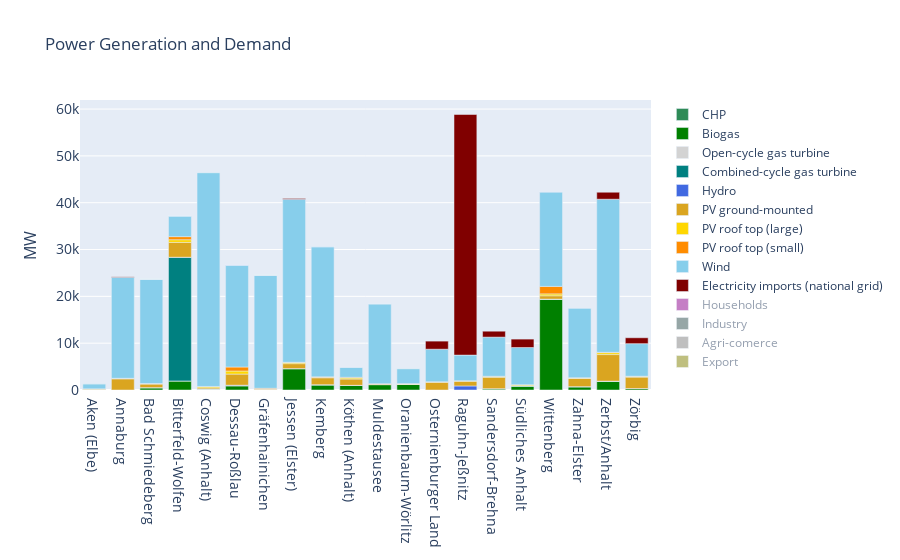

The code cell stored with this chart in its notebook:
### Code cell
supply = results_scns[scenario]['flows_txaxt']['Stromerzeugung'].sum(level=1)
demand = results_scns[scenario]['flows_txaxt']['Stromnachfrage'].sum(level=1)
plot_balance_bar(regions_scns[scenario], supply , demand)

### Figure 1 — Plotly figure (JSON) as saved in the notebook; plotly's stock layout.template omitted (floating-point values rounded to 4 significant figures)
{"data": [{"marker": {"color": "seagreen"}, "name": "CHP", "type": "bar", "x": ["Dessau-Roßlau", "Aken (Elbe)", "Bitterfeld-Wolfen", "Köthen (Anhalt)", "Muldestausee", "Osternienburger Land", "Raguhn-Jeßnitz", "Sandersdorf-Brehna", "Südliches Anhalt", "Zerbst/Anhalt", "Zörbig", "Annaburg", "Bad Schmiedeberg", "Coswig (Anhalt)", "Gräfenhainichen", "Jessen (Elster)", "Kemberg", "Oranienbaum-Wörlitz", "Wittenberg", "Zahna-Elster"], "y": [0, 0, 0, 0, 0, 0, 0, 0, 0, 0, 0, 0, 0, 0, 0, 0, 0, 0, 0, 0]}, {"marker": {"color": "green"}, "name": "Biogas", "type": "bar", "x": ["Dessau-Roßlau", "Aken (Elbe)", "Bitterfeld-Wolfen", "Köthen (Anhalt)", "Muldestausee", "Osternienburger Land", "Raguhn-Jeßnitz", "Sandersdorf-Brehna", "Südliches Anhalt", "Zerbst/Anhalt", "Zörbig", "Annaburg", "Bad Schmiedeberg", "Coswig (Anhalt)", "Gräfenhainichen", "Jessen (Elster)", "Kemberg", "Oranienbaum-Wörlitz", "Wittenberg", "Zahna-Elster"], "y": [927.4, 0, 1934.0, 998.7, 1165.0, 0, 0, 279.8, 890.7, 1903.0, 310.1, 0, 501.9, 203.8, 0, 4571.0, 1124.0, 1199.0, 19410.0, 713.4]}, {"marker": {"color": "lightgrey"}, "name": "Open-cycle gas turbine", "type": "bar", "x": ["Dessau-Roßlau", "Aken (Elbe)", "Bitterfeld-Wolfen", "Köthen (Anhalt)", "Muldestausee", "Osternienburger Land", "Raguhn-Jeßnitz", "Sandersdorf-Brehna", "Südliches Anhalt", "Zerbst/Anhalt", "Zörbig", "Annaburg", "Bad Schmiedeberg", "Coswig (Anhalt)", "Gräfenhainichen", "Jessen (Elster)", "Kemberg", "Oranienbaum-Wörlitz", "Wittenberg", "Zahna-Elster"], "y": [0, 0, 0, 0, 0, 0, 0, 0, 0, 0, 0, 0, 0, 0, 0, 0, 0, 0, 0, 0]}, {"marker": {"color": "teal"}, "name": "Combined-cycle gas turbine", "type": "bar", "x": ["Dessau-Roßlau", "Aken (Elbe)", "Bitterfeld-Wolfen", "Köthen (Anhalt)", "Muldestausee", "Osternienburger Land", "Raguhn-Jeßnitz", "Sandersdorf-Brehna", "Südliches Anhalt", "Zerbst/Anhalt", "Zörbig", "Annaburg", "Bad Schmiedeberg", "Coswig (Anhalt)", "Gräfenhainichen", "Jessen (Elster)", "Kemberg", "Oranienbaum-Wörlitz", "Wittenberg", "Zahna-Elster"], "y": [0, 0, 26430.0, 0, 0, 0, 0, 0, 0, 0, 0, 0, 0, 0, 0, 0, 0, 0, 0, 0]}, {"marker": {"color": "royalblue"}, "name": "Hydro", "type": "bar", "x": ["Dessau-Roßlau", "Aken (Elbe)", "Bitterfeld-Wolfen", "Köthen (Anhalt)", "Muldestausee", "Osternienburger Land", "Raguhn-Jeßnitz", "Sandersdorf-Brehna", "Südliches Anhalt", "Zerbst/Anhalt", "Zörbig", "Annaburg", "Bad Schmiedeberg", "Coswig (Anhalt)", "Gräfenhainichen", "Jessen (Elster)", "Kemberg", "Oranienbaum-Wörlitz", "Wittenberg", "Zahna-Elster"], "y": [97.67, 0, 0, 0, 0, 0, 862.8, 0, 0, 0, 0, 0, 0, 1.123, 0, 0, 3.093, 0, 2.442, 0]}, {"marker": {"color": "goldenrod"}, "name": "PV ground-mounted", "type": "bar", "x": ["Dessau-Roßlau", "Aken (Elbe)", "Bitterfeld-Wolfen", "Köthen (Anhalt)", "Muldestausee", "Osternienburger Land", "Raguhn-Jeßnitz", "Sandersdorf-Brehna", "Südliches Anhalt", "Zerbst/Anhalt", "Zörbig", "Annaburg", "Bad Schmiedeberg", "Coswig (Anhalt)", "Gräfenhainichen", "Jessen (Elster)", "Kemberg", "Oranienbaum-Wörlitz", "Wittenberg", "Zahna-Elster"], "y": [2378.0, 182.9, 3159.0, 1347.0, 0, 1664.0, 1036.0, 2443.0, 0, 5665.0, 2443.0, 2381.0, 765.8, 250.3, 99.65, 1054.0, 1484.0, 0, 707.9, 1756.0]}, {"marker": {"color": "gold"}, "name": "PV roof top (large)", "type": "bar", "x": ["Dessau-Roßlau", "Aken (Elbe)", "Bitterfeld-Wolfen", "Köthen (Anhalt)", "Muldestausee", "Osternienburger Land", "Raguhn-Jeßnitz", "Sandersdorf-Brehna", "Südliches Anhalt", "Zerbst/Anhalt", "Zörbig", "Annaburg", "Bad Schmiedeberg", "Coswig (Anhalt)", "Gräfenhainichen", "Jessen (Elster)", "Kemberg", "Oranienbaum-Wörlitz", "Wittenberg", "Zahna-Elster"], "y": [654.1, 58.29, 579.4, 229.2, 45.76, 98.68, 60.66, 134.0, 209.3, 406.9, 159.5, 94.61, 98.42, 250.4, 79.66, 281.4, 112.3, 115.1, 408.3, 113.9]}, {"marker": {"color": "darkorange"}, "name": "PV roof top (small)", "type": "bar", "x": ["Dessau-Roßlau", "Aken (Elbe)", "Bitterfeld-Wolfen", "Köthen (Anhalt)", "Muldestausee", "Osternienburger Land", "Raguhn-Jeßnitz", "Sandersdorf-Brehna", "Südliches Anhalt", "Zerbst/Anhalt", "Zörbig", "Annaburg", "Bad Schmiedeberg", "Coswig (Anhalt)", "Gräfenhainichen", "Jessen (Elster)", "Kemberg", "Oranienbaum-Wörlitz", "Wittenberg", "Zahna-Elster"], "y": [849.7, 10.48, 655.7, 143.2, 146.9, 0, 19.21, 72.53, 30.17, 80.46, 32.19, 29.29, 24.3, 54.51, 187.1, 17.95, 84.48, 55.51, 1589.0, 51.86]}, {"marker": {"color": "skyblue"}, "name": "Wind", "type": "bar", "x": ["Dessau-Roßlau", "Aken (Elbe)", "Bitterfeld-Wolfen", "Köthen (Anhalt)", "Muldestausee", "Osternienburger Land", "Raguhn-Jeßnitz", "Sandersdorf-Brehna", "Südliches Anhalt", "Zerbst/Anhalt", "Zörbig", "Annaburg", "Bad Schmiedeberg", "Coswig (Anhalt)", "Gräfenhainichen", "Jessen (Elster)", "Kemberg", "Oranienbaum-Wörlitz", "Wittenberg", "Zahna-Elster"], "y": [21750.0, 1064.0, 4383.0, 2128.0, 17030.0, 6951.0, 5479.0, 8364.0, 7944.0, 32690.0, 6951.0, 21560.0, 22220.0, 45660.0, 24110.0, 34810.0, 27780.0, 3193.0, 20170.0, 14860.0]}, {"marker": {"color": "maroon"}, "name": "Electricity imports (national grid)", "type": "bar", "x": ["Dessau-Roßlau", "Aken (Elbe)", "Bitterfeld-Wolfen", "Köthen (Anhalt)", "Muldestausee", "Osternienburger Land", "Raguhn-Jeßnitz", "Sandersdorf-Brehna", "Südliches Anhalt", "Zerbst/Anhalt", "Zörbig", "Annaburg", "Bad Schmiedeberg", "Coswig (Anhalt)", "Gräfenhainichen", "Jessen (Elster)", "Kemberg", "Oranienbaum-Wörlitz", "Wittenberg", "Zahna-Elster"], "y": [0, 0, 0, 0, 0, 1726.0, 51380.0, 1264.0, 1796.0, 1490.0, 1259.0, 94.11, 0, 0, 0, 176.8, 0, 0, 0, 0]}, {"marker": {"color": "darkmagenta"}, "name": "Households", "type": "bar", "visible": "legendonly", "x": ["Dessau-Roßlau", "Aken (Elbe)", "Bitterfeld-Wolfen", "Köthen (Anhalt)", "Muldestausee", "Osternienburger Land", "Raguhn-Jeßnitz", "Sandersdorf-Brehna", "Südliches Anhalt", "Zerbst/Anhalt", "Zörbig", "Annaburg", "Bad Schmiedeberg", "Coswig (Anhalt)", "Gräfenhainichen", "Jessen (Elster)", "Kemberg", "Oranienbaum-Wörlitz", "Wittenberg", "Zahna-Elster"], "y": [-9239.0, -931.9, -4881.0, -3036.0, -1340.0, -1004.0, -1106.0, -1670.0, -1628.0, -2451.0, -1046.0, -797.7, -963.2, -1357.0, -1404.0, -1518.0, -1147.0, -926.0, -5091.0, -1043.0]}, {"marker": {"color": "darkslategray"}, "name": "Industry", "type": "bar", "visible": "legendonly", "x": ["Dessau-Roßlau", "Aken (Elbe)", "Bitterfeld-Wolfen", "Köthen (Anhalt)", "Muldestausee", "Osternienburger Land", "Raguhn-Jeßnitz", "Sandersdorf-Brehna", "Südliches Anhalt", "Zerbst/Anhalt", "Zörbig", "Annaburg", "Bad Schmiedeberg", "Coswig (Anhalt)", "Gräfenhainichen", "Jessen (Elster)", "Kemberg", "Oranienbaum-Wörlitz", "Wittenberg", "Zahna-Elster"], "y": [-19710.0, -756.4, -24170.0, -3087.0, -132.8, -517.1, -264.2, -2272.0, -2482.0, -3046.0, -2606.0, -95.45, -1686.0, -7617.0, -3288.0, -2728.0, -327.6, -4010.0, -21460.0, -1082.0]}, {"marker": {"color": "gray"}, "name": "Agri-comerce", "type": "bar", "visible": "legendonly", "x": ["Dessau-Roßlau", "Aken (Elbe)", "Bitterfeld-Wolfen", "Köthen (Anhalt)", "Muldestausee", "Osternienburger Land", "Raguhn-Jeßnitz", "Sandersdorf-Brehna", "Südliches Anhalt", "Zerbst/Anhalt", "Zörbig", "Annaburg", "Bad Schmiedeberg", "Coswig (Anhalt)", "Gräfenhainichen", "Jessen (Elster)", "Kemberg", "Oranienbaum-Wörlitz", "Wittenberg", "Zahna-Elster"], "y": [-5582.0, -60.55, -278.2, -1246.0, -110.8, -807.5, -202.9, 0, -684.7, -3907.0, -430.1, -453.8, -496.6, -1153.0, -117.6, -969.8, -494.7, -963.6, -936.3, -316.4]}, {"marker": {"color": "olive"}, "name": "Export", "type": "bar", "visible": "legendonly", "x": ["Dessau-Roßlau", "Aken (Elbe)", "Bitterfeld-Wolfen", "Köthen (Anhalt)", "Muldestausee", "Osternienburger Land", "Raguhn-Jeßnitz", "Sandersdorf-Brehna", "Südliches Anhalt", "Zerbst/Anhalt", "Zörbig", "Annaburg", "Bad Schmiedeberg", "Coswig (Anhalt)", "Gräfenhainichen", "Jessen (Elster)", "Kemberg", "Oranienbaum-Wörlitz", "Wittenberg", "Zahna-Elster"], "y": [0, 0, 0, 0, 0, -5464.0, -93640.0, -7080.0, -4564.0, -28960.0, -5636.0, -21870.0, 0, 0, 0, -42690.0, 0, 0, 0, 0]}], "layout": {"autosize": true, "barmode": "relative", "title": {"text": "Power Generation and Demand"}, "xaxis": {"categoryorder": "category ascending", "tickfont": {"size": 14}}, "yaxis": {"tickfont": {"size": 14}, "title": {"font": {"size": 16}, "text": "MW"}}}}
